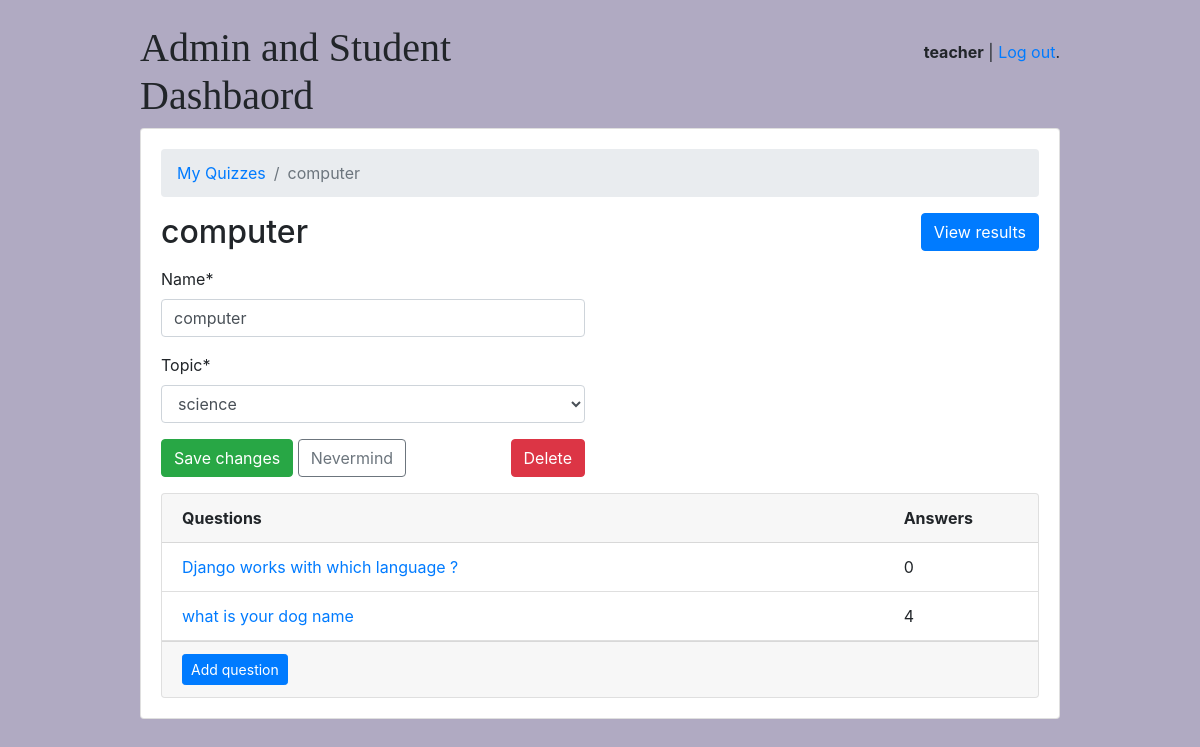
The app's page /teachers/quiz/1/ (signed in) with its own data.
### school/models.py (models this page shows, shortened)
class User(AbstractUser):
    is_student = models.BooleanField(default=False)
    is_admin = models.BooleanField(default= False)

class Test(models.Model):
    owner = models.ForeignKey(User, on_delete=models.CASCADE, related_name="tests")
    name= models.CharField(max_length=255)
    topic = models.ForeignKey(Topic, on_delete=models.CASCADE, related_name='tests')

class Topic(models.Model):
    name = models.CharField(max_length=50)
    color = models.CharField(max_length=10,default='#007bff')
    def __str__(self):
        return self.name

class Question(models.Model):
    test = models.ForeignKey(Test, on_delete=models.CASCADE, related_name='questions')
    text = models.CharField('Question',max_length=255)

### school/view/admin.py (the view, shortened to what this page needs)
# urls.py: path('quiz/<int:pk>/', QuizUpdateView.as_view(), name='quiz_change'),
@method_decorator([login_required, teacher_required], name='dispatch')
class QuizUpdateView(UpdateView):
    model = Test
    fields = ('name', 'topic', )
    context_object_name = 'quiz'
    template_name = 'admin/testChange.html'
    def get_context_data(self, **kwargs):
        kwargs['questions'] = self.get_object().questions.annotate(answers_count=Count('answers'))
        return super().get_context_data(**kwargs)
    def get_queryset(self):
        return self.request.user.tests.all()

### templates/admin/testChange.html (shortened to what this page needs)
{% extends 'base.html' %}
{% load crispy_forms_tags %}
{% block content %}
  <nav aria-label="breadcrumb">
    <ol class="breadcrumb">
      <li class="breadcrumb-item"><a href="{% url 'teachers:quiz_change_list' %}">My Quizzes</a></li>
      <li class="breadcrumb-item active" aria-current="page">{{ quiz.name }}</li>
    </ol>
  </nav>
  <h2 class="mb-3">
    {{ quiz.name }}
    <a href="{% url 'teachers:quiz_results' quiz.pk %}" class="btn btn-primary float-right">View results</a>
  </h2>
  <div class="row mb-3">
    <div class="col-md-6 col-sm-8 col-12">
      <form method="post" novalidate>
        {{ form|crispy }}
        <button type="submit" class="btn btn-success">Save changes</button>
        <a href="{% url 'teachers:quiz_change_list' %}" class="btn btn-outline-secondary" role="button">Nevermind</a>
        <a href="{% url 'teachers:quiz_delete' quiz.pk %}" class="btn btn-danger float-right">Delete</a>
      </form>
    </div>
  </div>
  <div class="card">
    <div class="card-header">
      <div class="row">
        <div class="col-10">
          <strong>Questions</strong>
        </div>
        <div class="col-2">
          <strong>Answers</strong>
        </div>
      </div>
    </div>
    <div class="list-group list-group-flush list-group-formset">
      {% for question in questions %}
        <div class="list-group-item">
          <div class="row">
            <div class="col-10">
              <a href="{% url 'teachers:question_change' quiz.pk question.pk %}">{{ question.text }}</a>
            </div>
            <div class="col-2">
              {{ question.answers_count }}
            </div>
          </div>
        </div>
      {% empty %}
        <div class="list-group-item text-center">
          <p class="text-muted font-italic mb-0">You haven't created any questions yet. Go ahead and <a href="{% url 'teachers:question_add' quiz.pk %}">add the first question</a>.</p>
        </div>
      {% endfor %}
    </div>
    <div class="card-footer">
      <a href="{% url 'teachers:question_add' quiz.pk %}" class="btn btn-primary btn-sm">Add question</a>
    </div>
  </div>
{% endblock %}

### templates/base.html (shortened to what this page needs)
{% load static %}<!doctype html>
<html lang="en">
  <head>
    <link rel="stylesheet" href="{% static 'css/bootstrap.min.css' %}">
    <link rel="stylesheet" type="text/css" href="{% static 'css/app.css' %}">
    {% if user.is_authenticated and user.is_admin %}
      <link rel="stylesheet" type="text/css" href="{% static 'css/teachers.css' %}">
    {% else %}
      <link rel="stylesheet" type="text/css" href="{% static 'css/students.css' %}">
    {% endif %}
  </head>
  <body>
    <div class="container my-4">
      <div class="row justify-content-center">
        <div class="col-md-10 col-sm-12">
          <div class="row">
            <div class="col-6">
              <h1 class="logo">
                <a href="{% url 'home' %}">
                  Admin and Student Dashbaord
                </a>
              </h1>
            </div>
            <div class="col-6 text-right">
              {% if user.is_authenticated %}
                <p class="pt-3"><strong>{{ user.username }}{% if user.is_student %} - {{user.student.score}}{% endif %}</strong> | <a href="{% url 'logout' %}">Log out</a>.</p>
              {% else %}
                <a href="{% url 'login' %}" class="btn btn-light" role="button">Log in</a>
                <a href="{% url 'signup' %}" class="btn btn-primary" role="button">Sign up</a>
              {% endif %}
            </div>
          </div>
          <div class="card mb-3">
            <div class="card-body">
              {% block content %}
              {% endblock %}
            </div>
          </div>
        </div>
      </div>
    </div>
  </body>
</html>

### static/css/app.css (style rules this page uses)
.logo { font-family: 'Clicker Script', cursive; }
.logo a { color: #212529; text-decoration: none; }

### static/css/teachers.css (style rules this page uses)
body { background-color: #b0aac2; }

### records on screen
User: username "teacher"
Test: name "computer", topic "science"
Question: text "Django works with which language ?", answers_count "0"
Question: text "what is your dog name", answers_count "4"
